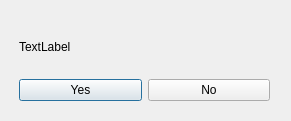
<?xml version="1.0" encoding="UTF-8"?>
<ui version="4.0">
 <class>ConnectionStartDialog</class>
 <widget class="QDialog" name="ConnectionStartDialog">
  <property name="geometry">
   <rect>
    <x>0</x>
    <y>0</y>
    <width>291</width>
    <height>121</height>
   </rect>
  </property>
  <property name="windowTitle">
   <string>Dialog</string>
  </property>
  <widget class="QWidget" name="verticalLayoutWidget">
   <property name="geometry">
    <rect>
     <x>19</x>
     <y>20</y>
     <width>251</width>
     <height>81</height>
    </rect>
   </property>
   <layout class="QVBoxLayout" name="verticalLayout">
    <item>
     <widget class="QLabel" name="label">
      <property name="text">
       <string>TextLabel</string>
      </property>
     </widget>
    </item>
    <item>
     <layout class="QHBoxLayout" name="horizontalLayout">
      <item>
       <widget class="QPushButton" name="pushButton_2">
        <property name="text">
         <string>Yes</string>
        </property>
       </widget>
      </item>
      <item>
       <widget class="QPushButton" name="pushButton">
        <property name="text">
         <string>No</string>
        </property>
       </widget>
      </item>
     </layout>
    </item>
   </layout>
  </widget>
 </widget>
 <resources/>
 <connections/>
</ui>
